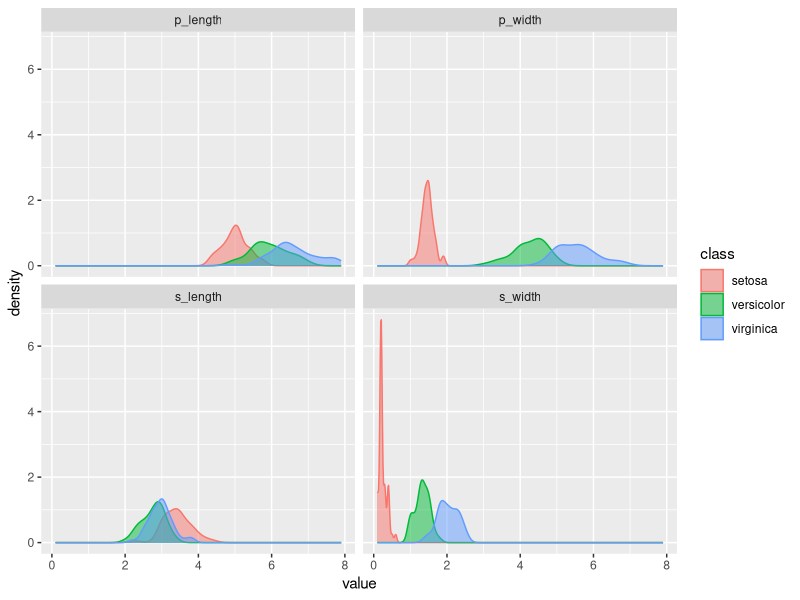

R code for this plot:
## ---- chunk 1
# Load packages
suppressPackageStartupMessages({
  library(tidyverse)
  library(testthat) # for unit tests
  library(assertthat)}) # for function tests
# Load dataset
read_csv("data/iris.csv") %>% 
  # Rename to better variable names
  rename(p_length = X1, 
         s_length = X2, 
         p_width = X3, 
         s_width = X4, 
         class = X5) %>% 
  # Remove `Iris-` from class
  mutate(
    class = recode(class, 
                   "Iris-setosa" = "setosa", 
                   "Iris-versicolor"= "versicolor", 
                   "Iris-virginica" = "virginica")) -> iris.dt
## ---- chunk 2
# View dataset
iris.dt
## ---- chunk 3
# Distribution of the class/target over the variable
gather(iris.dt, key = "measure", value = "value", -class) %>% 
  ggplot(aes(value)) + 
  geom_density(aes(fill = class, 
                   color = class), 
               alpha = 0.5, 
               position = "identity") + 
  facet_wrap(~ measure)
